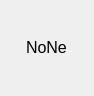
<?xml version="1.0" encoding="UTF-8"?>
<ui version="4.0">
 <class>Form</class>
 <widget class="QWidget" name="Form">
  <property name="geometry">
   <rect>
    <x>0</x>
    <y>0</y>
    <width>94</width>
    <height>96</height>
   </rect>
  </property>
  <property name="maximumSize">
   <size>
    <width>94</width>
    <height>96</height>
   </size>
  </property>
  <property name="windowTitle">
   <string>Form</string>
  </property>
  <layout class="QHBoxLayout" name="horizontalLayout">
   <property name="leftMargin">
    <number>0</number>
   </property>
   <property name="topMargin">
    <number>0</number>
   </property>
   <property name="rightMargin">
    <number>0</number>
   </property>
   <property name="bottomMargin">
    <number>0</number>
   </property>
   <item>
    <layout class="QVBoxLayout" name="Layout">
     <item alignment="Qt::AlignHCenter|Qt::AlignVCenter">
      <widget class="QLabel" name="suit">
       <property name="font">
        <font>
         <pointsize>12</pointsize>
        </font>
       </property>
       <property name="text">
        <string>NoNe</string>
       </property>
      </widget>
     </item>
    </layout>
   </item>
  </layout>
 </widget>
 <resources/>
 <connections/>
</ui>
